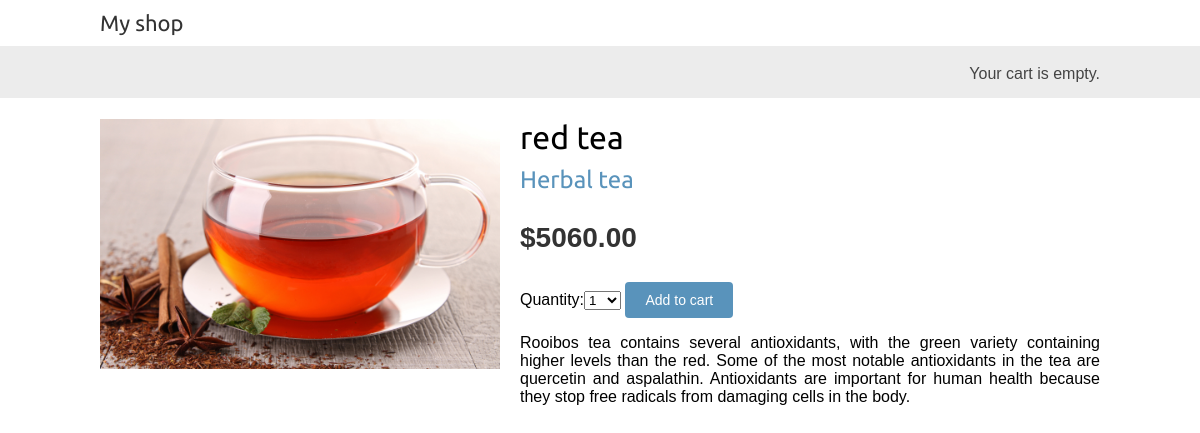
/en/2/red-tea/, run on an earlier commit of the app's database.
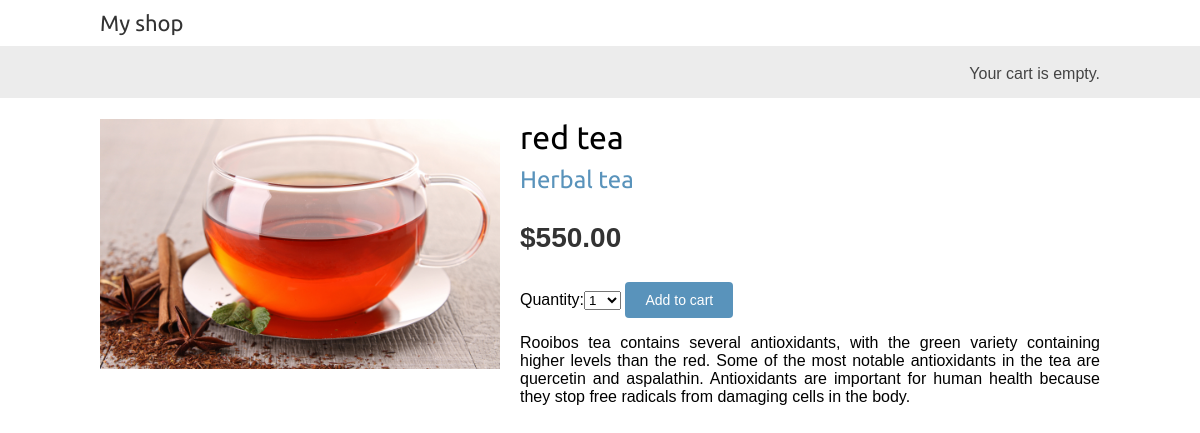
And on a later commit of the database.
### shop/models.py (models this page shows, shortened)
class Product(models.Model):
    category = models.ForeignKey(Category,
                                 related_name='products',
                                 on_delete=models.CASCADE)
    name = models.CharField(max_length=200, db_index=True)
    slug = models.SlugField(max_length=200, db_index=True)
    image = models.ImageField(upload_to='products/%Y/%m/%d',
                              blank=True)
    description = models.TextField(blank=True)
    price = models.DecimalField(max_digits=10, decimal_places=2)
    stock = models.PositiveIntegerField()
    available = models.BooleanField(default=True)
    created = models.DateTimeField(auto_now_add=True)
    updated = models.DateTimeField(auto_now=True)
    class Meta:
        ordering = ('name',)
        index_together = (('id', 'slug'),)

class Category(models.Model):
    name = models.CharField(max_length=200,
                            db_index=True)
    slug = models.SlugField(max_length=200,
                            unique=True)
    class Meta:
        ordering = ('name',)
        verbose_name = 'category'
        verbose_name_plural = 'categories'
    def __str__(self):
        return self.name
    def get_absolute_url(self):
        return reverse('shop:product_list_by_category',
                       args=[self.slug])

### shop/views.py (the view)
# urls.py: path('<int:id>/<slug:slug>/', views.product_detail,
def product_detail(request, id, slug):
    product = get_object_or_404(Product, id=id,
                                slug=slug,
                                available=True)
    cart_product_form = CartAddProductForm()
    r = Recommender()
    recommended_products = r.suggest_products_for([product], 4)
    return render(request,
                  'shop/product/detail.html',
                  {'product': product,
                   'cart_product_form': cart_product_form,
                   'recommended_products': recommended_products})

### cart/forms.py
class CartAddProductForm(forms.Form):
    quantity = forms.TypedChoiceField(
                                choices=PRODUCT_QUANTITY_CHOICES,
                                coerce=int,
                                label=_('Quantity'))
    update = forms.BooleanField(required=False,
                                initial=False,
                                widget=forms.HiddenInput)

### cart/cart.py (called while the page is built)
    def __len__(self):
        return sum(item['quantity'] for item in self.cart.values())

### cart/context_processors.py (called while the page is built)
def cart(request):
    return {'cart': Cart(request)}

### shop/recommender.py (called while the page is built, shortened)
    def get_product_key(self, id):
        return 'product:{}:purchased_with'.format(id)

    def suggest_products_for(self, products, max_results=6):
        product_ids = [p.id for p in products]
        if len(products) == 1:
            suggestions = r.zrange(
                self.get_product_key(product_ids[0]),
                0, -1, desc=True)[:max_results]
        suggested_products_ids = [int(id) for id in suggestions]
        suggested_products = list(Product.objects.filter(id__in=suggested_products_ids))
        suggested_products.sort(key=lambda x: suggested_products_ids.
                        index(x.id))
        return suggested_products

### shop/templates/shop/product/detail.html (shortened to what this page needs)
{% extends "shop/base.html" %}
{% load i18n %}
{% load static %}
{% block content %}
<div class="product-detail">
<img src="{% if product.image %}{{ product.image.url }}{% else %}{% static 'img/no_image.png' %}{% endif %}">
<h1>{{ product.name }}</h1>
<h2><a href="{{ product.category.get_absolute_url }}">{{ product.category }}</a></h2>
<p class="price">${{ product.price }}</p>
 <form action="{% url 'cart:cart_add' product.id %}" method="post">
{{ cart_product_form }}
<input type="submit" value="{% trans 'Add to cart' %}">
</form>
{{ product.description|linebreaks }}
</div>
{% endblock %}

What changed in the data, as far as the page shows it:
changed Product "red tea": price "5060.00" → "550.00"
